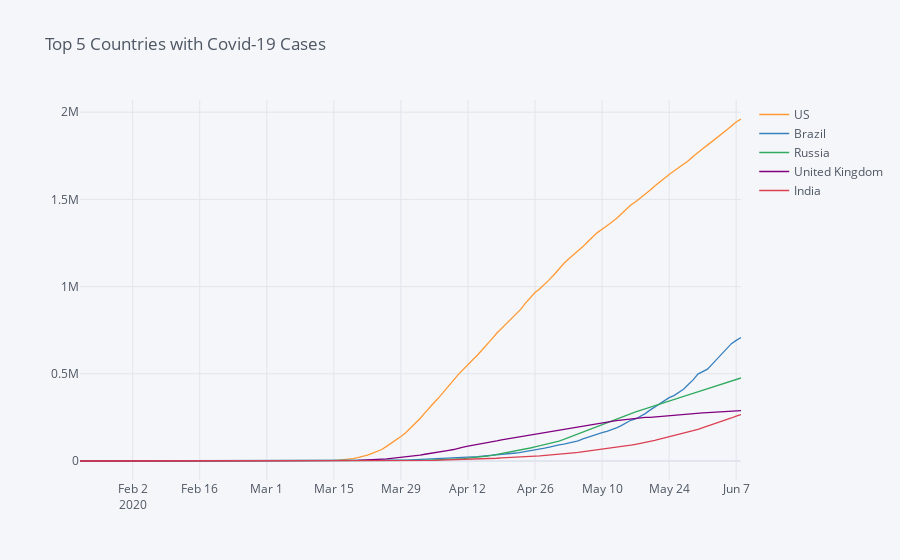

The cell this chart's notebook holds for it:
### Code cell
#creating list of countries with top cases
'''countries = []
for col in top_cases_countries.columns:
    countries.append(col)'''
    
#plot top 5 countries with most cases using pandas plot
'''plot = top_cases_countries.plot(figsize=(12,8), linewidth=1, legend=False)
plot.grid(color='#d4d4d4')
plot.set_xlabel('Date')
plot.set_ylabel('Number of Cases')
for country in countries:
    plot.text(x = top_cases_countries.index[-1], y = top_cases_countries[country].max(), s = country, weight = 'bold')'''
    
#plot top 5 countries with most cases using pandas iplot
plot = top_cases_countries.iplot(title="Top 5 Countries with Covid-19 Cases", labels=dict(index="Date", value="Total Number"))

### Figure 1 — Plotly figure (JSON) as saved in the notebook; plotly's stock layout.template omitted (floating-point values rounded to 4 significant figures; data arrays with more than 128 entries replaced by an {"elided": "..."} marker saying what was removed)
{"data": [{"line": {"color": "rgba(255, 153, 51, 1.0)", "dash": "solid", "shape": "linear", "width": 1.3}, "mode": "lines", "name": "US", "text": "", "type": "scatter", "x": {"elided": "139 str values"}, "y": {"elided": "139 int values"}}, {"line": {"color": "rgba(55, 128, 191, 1.0)", "dash": "solid", "shape": "linear", "width": 1.3}, "mode": "lines", "name": "Brazil", "text": "", "type": "scatter", "x": {"elided": "139 str values"}, "y": {"elided": "139 int values"}}, {"line": {"color": "rgba(50, 171, 96, 1.0)", "dash": "solid", "shape": "linear", "width": 1.3}, "mode": "lines", "name": "Russia", "text": "", "type": "scatter", "x": {"elided": "139 str values"}, "y": {"elided": "139 int values"}}, {"line": {"color": "rgba(128, 0, 128, 1.0)", "dash": "solid", "shape": "linear", "width": 1.3}, "mode": "lines", "name": "United Kingdom", "text": "", "type": "scatter", "x": {"elided": "139 str values"}, "y": {"elided": "139 int values"}}, {"line": {"color": "rgba(219, 64, 82, 1.0)", "dash": "solid", "shape": "linear", "width": 1.3}, "mode": "lines", "name": "India", "text": "", "type": "scatter", "x": {"elided": "139 str values"}, "y": {"elided": "139 int values"}}], "layout": {"legend": {"bgcolor": "#F5F6F9", "font": {"color": "#4D5663"}}, "paper_bgcolor": "#F5F6F9", "plot_bgcolor": "#F5F6F9", "title": {"font": {"color": "#4D5663"}, "text": "Top 5 Countries with Covid-19 Cases"}, "xaxis": {"gridcolor": "#E1E5ED", "showgrid": true, "tickfont": {"color": "#4D5663"}, "title": {"font": {"color": "#4D5663"}, "text": ""}, "zerolinecolor": "#E1E5ED"}, "yaxis": {"gridcolor": "#E1E5ED", "showgrid": true, "tickfont": {"color": "#4D5663"}, "title": {"font": {"color": "#4D5663"}, "text": ""}, "zerolinecolor": "#E1E5ED"}}}
